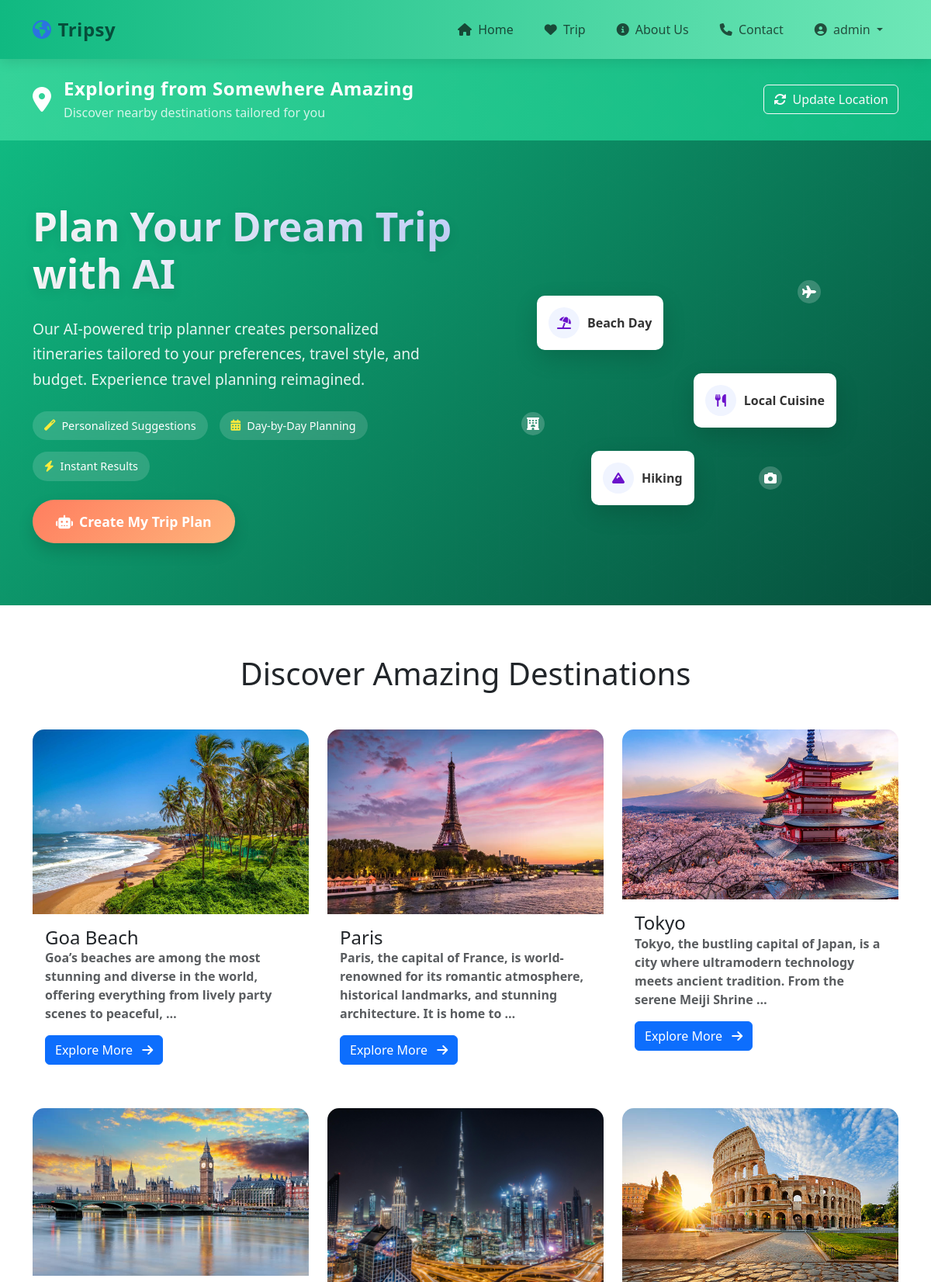
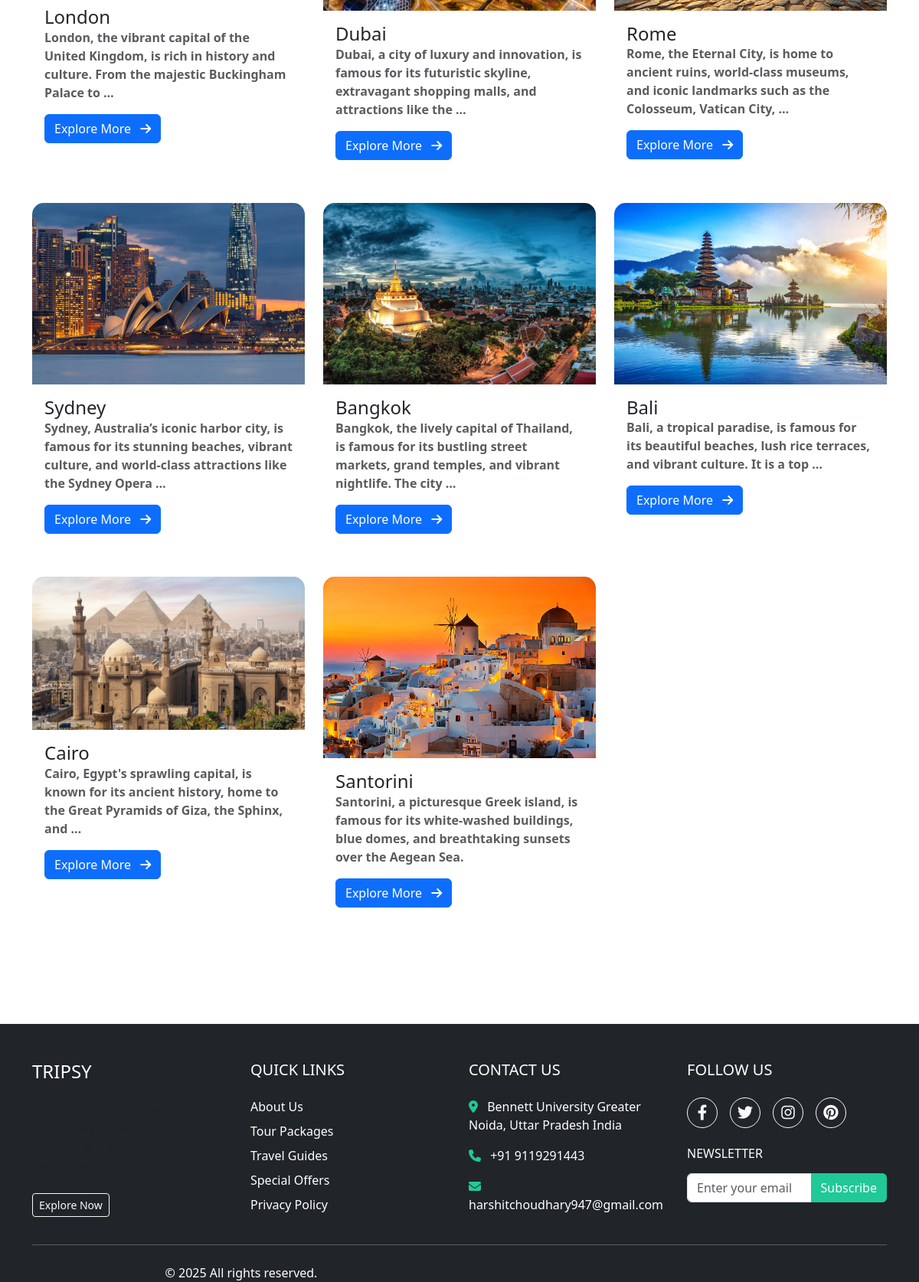
The app's page / (signed in) with its own data (2 pictures, top to bottom).
### hotels/models.py (models this page shows, shortened)
class Place(models.Model):
    name = models.CharField(max_length=255, unique=True)
    description = models.TextField()
    latitude = models.FloatField()
    longitude = models.FloatField()
    image = models.ImageField(upload_to='places/')

### hotels/views.py (the view)
# urls.py: path('', home, name='home'),
def home(request):
    places = Place.objects.all()
    return render(request, 'hotels/home.html', {'places': places})

### templates/hotels/home.html (shortened to what this page needs)
{% extends 'hotels/base.html' %}
{% block content %}
<div class="location-banner py-4 text-white">
    <div class="container">
        <div class="row align-items-center">
            <div class="col-md-8">
                <div class="d-flex align-items-center">
                    <i class="fas fa-map-marker-alt fa-2x me-3 location-pulse"></i>
                    <div>
                        <h4 class="mb-0 location-text">Exploring from <span id="user-location">Loading your location...</span></h4>
                        <p class="mb-0 mt-1 location-subtext">Discover nearby destinations tailored for you</p>
                    </div>
                </div>
            </div>
            <div class="col-md-4 text-md-end mt-3 mt-md-0">
                <button id="refresh-location" class="btn btn-outline-light">
                    <i class="fas fa-sync-alt me-2"></i>Update Location
                </button>
            </div>
        </div>
    </div>
</div>
<div class="ai-trip-hero">
    <div class="container">
        <div class="row align-items-center">
            <div class="col-lg-6 hero-content" data-aos="fade-right">
                <h1 class="hero-title mb-4">Plan Your Dream Trip with AI</h1>
                <p class="hero-text mb-4">Our AI-powered trip planner creates personalized itineraries tailored to your preferences, travel style, and budget. Experience travel planning reimagined.</p>
                <div class="hero-features mb-4">
                    <div class="feature-item">
                        <i class="fas fa-magic"></i>
                        <span>Personalized Suggestions</span>
                    </div>
                    <div class="feature-item">
                        <i class="fas fa-calendar-alt"></i>
                        <span>Day-by-Day Planning</span>
                    </div>
                    <div class="feature-item">
                        <i class="fas fa-bolt"></i>
                        <span>Instant Results</span>
                    </div>
                </div>
                <a href="{% url 'trip' %}" class="btn btn-primary btn-lg trip-btn">
                    <i class="fas fa-robot me-2"></i>Create My Trip Plan
                </a>
            </div>
            <div class="col-lg-6 d-none d-lg-block" data-aos="fade-left">
                <div class="hero-animation">
                    <div class="map-bg"></div>
                    <div class="itinerary-card card-1">
                        <div class="card-icon"><i class="fas fa-umbrella-beach"></i></div>
                        <div class="card-text">Beach Day</div>
                    </div>
                    <div class="itinerary-card card-2">
                        <div class="card-icon"><i class="fas fa-utensils"></i></div>
                        <div class="card-text">Local Cuisine</div>
                    </div>
                    <div class="itinerary-card card-3">
                        <div class="card-icon"><i class="fas fa-mountain"></i></div>
                        <div class="card-text">Hiking</div>
                    </div>
                    <div class="floating-icon icon-1"><i class="fas fa-plane"></i></div>
                    <div class="floating-icon icon-2"><i class="fas fa-hotel"></i></div>
                    <div class="floating-icon icon-3"><i class="fas fa-camera"></i></div>
                </div>
            </div>
        </div>
    </div>
</div>
<div class="container mt-5 pt-3">
    <h1 class="text-center mb-5 fade-in">Discover Amazing Destinations</h1>
    <div class="row g-4 mb-5">
        {% for place in places %}
        <div class="col-lg-4 col-md-6 fade-in mb-3">
            <div class="destination-card h-100">
                <div class="img-hover-zoom">
                    <img src="{{ place.image.url }}" class="card-img-top" alt="{{ place.name }}">
                </div>
                <div class="card-body p-3">
                    <h4 class="card-title">
                        <a href="{% url 'place_details' place.id %}" class="text-decoration-none text-dark">
                            {{ place.name }}
                        </a>
                    </h4>
                    <p class="card-text text-muted">{{ place.description|truncatewords:20 }}</p>
                    <a href="{% url 'place_details' place.id %}" class="btn btn-primary">
                        Explore More <i class="fas fa-arrow-right ms-2"></i>
                    </a>
                </div>
            </div>
        </div>
        {% endfor %}
    </div>
</div>
{% endblock %}

### templates/hotels/header.html (shortened to what this page needs)
<!DOCTYPE html>
<html lang="en">
<head>
    <link href="https://cdn.jsdelivr.net/npm/bootstrap@5.3.0/dist/css/bootstrap.min.css" rel="stylesheet">
    <link rel="stylesheet" href="https://cdnjs.cloudflare.com/ajax/libs/font-awesome/6.4.0/css/all.min.css">
    <link href="https://cdnjs.cloudflare.com/ajax/libs/aos/2.3.4/aos.css" rel="stylesheet">
</head>
<body>
<nav class="navbar navbar-expand-lg sticky-top">
    <div class="container">
        <a class="navbar-brand" href="{% url 'home' %}">
            <i class="fas fa-globe-americas me-2 fa-spin-hover"></i>Tripsy
        </a>
        <div class="collapse navbar-collapse" id="navbarNav">
            <ul class="navbar-nav ms-auto">
                <li class="nav-item">
                    <a class="nav-link hover-underline-animation" href="{% url 'home' %}">
                        <i class="fas fa-home me-1"></i> Home
                    </a>
                </li>
                <li class="nav-item">
                    <a class="nav-link hover-underline-animation" href="{% url 'trip' %}">
                        <i class="fas fa-heart me-1"></i> Trip
                    </a>
                </li>
                <li class="nav-item">
                    <a class="nav-link hover-underline-animation" href="{% url 'about' %}">
                        <i class="fas fa-info-circle me-1"></i> About Us
                    </a>
                </li>
                <li class="nav-item">
                    <a class="nav-link hover-underline-animation" href="{% url 'contact' %}">
                        <i class="fas fa-phone me-1"></i> Contact
                    </a>
                </li>
                {% if user.is_authenticated %}
                    <li class="nav-item dropdown">
                        <a class="nav-link dropdown-toggle" href="#" id="userDropdown" role="button" data-bs-toggle="dropdown" aria-expanded="false">
                            <i class="fas fa-user-circle me-1"></i> {{ user.profile.full_name|default:user.username }}
                        </a>
                    </li>
                {% endif %}
            </ul>
        </div>
    </div>
</nav>
</body>
</html>

### templates/hotels/header.html (style rules this page uses)
.destination-card { transition: transform 0.3s, box-shadow 0.3s; border: none; border-radius: 15px; overflow: hidden; }
.img-hover-zoom { overflow: hidden; }
.img-hover-zoom img { transition: transform 0.3s; }
.fade-in { animation: fadeIn 0.8s ease-out; }
.navbar { background: linear-gradient(to right, #10B981, #6EE7B7); box-shadow: 0 4px 15px rgba(0, 0, 0, 0.1); padding: 15px 0; }
.navbar-brand { font-weight: 700; font-size: 1.5rem; letter-spacing: 0.5px; color: #064E3B !important; }
.fa-globe-americas { color: #2b73e0; transition: all 0.3s ease; }
.nav-link { font-weight: 500; padding: 8px 15px !important; margin: 0 5px; position: relative; transition: all 0.3s ease; }
.hover-underline-animation { display: inline-block; position: relative; }
.hover-underline-animation::after { content: ''; position: absolute; width: 0; height: 2px; bottom: 0; left: 0; background-color: white; transition: width 0.3s; }

### templates/hotels/home.html (style rules this page uses)
.location-banner { background: linear-gradient(to right, #34D399, #10B981); position: relative; overflow: hidden; }
.location-banner::before { content: ''; position: absolute; top: 0; left: 0; right: 0; bottom: 0; opacity: 0.3; }
.location-pulse { animation: pulse 2s infinite; }
.location-text { font-weight: 600; letter-spacing: 0.5px; }
.location-subtext { opacity: 0.8; }
.ai-trip-hero { background: linear-gradient(135deg, #10B981 0%, #064E3B 100%); padding: 80px 0; color: white; position: relative; overflow: hidden; }
.ai-trip-hero::before { content: ''; position: absolute; top: 0; left: 0; right: 0; bottom: 0; opacity: 0.15; }
.hero-title { font-size: 3.2rem; font-weight: 700; margin-bottom: 1rem; background: linear-gradient(to right, #ffffff, #c9d6ff); -webkit-background-clip: text; -webkit-text-fill-color: transparent; text-shadow: 0 5px 15px rgba(0,0,0,0.1); }
.hero-text { font-size: 1.2rem; line-height: 1.7; opacity: 0.9; max-width: 500px; }
.hero-features { display: flex; flex-wrap: wrap; gap: 15px; margin-bottom: 30px; }
.feature-item { background: rgba(255,255,255,0.15); backdrop-filter: blur(5px); padding: 8px 15px; border-radius: 50px; display: flex; align-items: center; gap: 8px; font-size: 0.9rem; transition: all 0.3s ease; }
.feature-item i { color: #ffeb3b; }
.trip-btn { position: relative; overflow: hidden; padding: 15px 30px; border-radius: 50px; font-weight: 600; font-size: 1.1rem; background: linear-gradient(135deg, #ff7e5f, #feb47b); border: none; box-shadow: 0 10px 20px rgba(0,0,0,0.15); transition: all 0.3s ease; }
.hero-animation { position: relative; height: 400px; width: 100%; }
.map-bg { position: absolute; top: 50%; left: 50%; transform: translate(-50%, -50%); width: 300px; height: 300px; background-size: contain; background-repeat: no-repeat; background-position: center; opacity: 0.6; animation: float 6s ease-in-out infinite; }
.itinerary-card { position: absolute; background: white; border-radius: 10px; padding: 15px; display: flex; align-items: center; gap: 10px; box-shadow: 0 10px 30px rgba(0,0,0,0.15); animation: float 5s ease-in-out infinite; }
.card-1 { top: 100px; left: 80px; animation-delay: 0s; }
.card-2 { top: 200px; right: 80px; animation-delay: 1s; }
.card-3 { top: 300px; left: 150px; animation-delay: 2s; }
.card-icon { background: #f0f4ff; border-radius: 50%; width: 40px; height: 40px; display: flex; align-items: center; justify-content: center; color: #6a11cb; }
.card-text { font-weight: 600; color: #333; }
.floating-icon { position: absolute; width: 30px; height: 30px; background: rgba(255,255,255,0.2); backdrop-filter: blur(5px); border-radius: 50%; display: flex; align-items: center; justify-content: center; animation: float 4s ease-in-out infinite; }
.icon-1 { top: 80px; right: 100px; animation-delay: 0.5s; }
.icon-2 { top: 250px; left: 60px; animation-delay: 1.5s; }
.icon-3 { bottom: 50px; right: 150px; animation-delay: 2.5s; }

### records on screen
Place: image (picture), name "Goa Beach", description "Goa’s beaches are among the most stunning and diverse in the world, offering everything from lively party scenes to peaceful, …"
Place: image (picture), name "Paris", description "Paris, the capital of France, is world-renowned for its romantic atmosphere, historical landmarks, and stunning architecture. It is home to …"
Place: image (picture), name "Tokyo", description "Tokyo, the bustling capital of Japan, is a city where ultramodern technology meets ancient tradition. From the serene Meiji Shrine …"
Place: image (picture), name "London", description "London, the vibrant capital of the United Kingdom, is rich in history and culture. From the majestic Buckingham Palace to …"
Place: image (picture), name "Dubai", description "Dubai, a city of luxury and innovation, is famous for its futuristic skyline, extravagant shopping malls, and attractions like the …"
Place: image (picture), name "Rome", description "Rome, the Eternal City, is home to ancient ruins, world-class museums, and iconic landmarks such as the Colosseum, Vatican City, …"
Place: image (picture), name "Sydney", description "Sydney, Australia’s iconic harbor city, is famous for its stunning beaches, vibrant culture, and world-class attractions like the Sydney Opera …"
Place: image (picture), name "Bangkok", description "Bangkok, the lively capital of Thailand, is famous for its bustling street markets, grand temples, and vibrant nightlife. The city …"
Place: image (picture), name "Bali", description "Bali, a tropical paradise, is famous for its beautiful beaches, lush rice terraces, and vibrant culture. It is a top …"
Place: image (picture), name "Cairo", description "Cairo, Egypt's sprawling capital, is known for its ancient history, home to the Great Pyramids of Giza, the Sphinx, and …"
Place: image (picture), name "Santorini", description "Santorini, a picturesque Greek island, is famous for its white-washed buildings, blue domes, and breathtaking sunsets over the Aegean Sea."

### other values on screen
{{ user.profile.full_name|default:user.username }} "admin"
